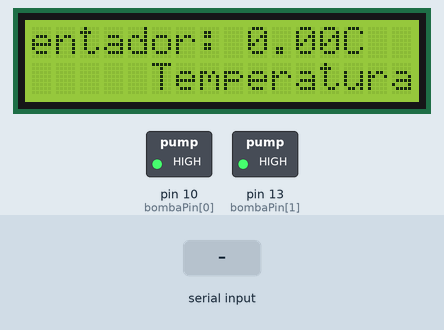
Recording of a sketch running on a simulated Arduino Uno, built with avr-gcc and run on an emulated ATmega328P. Shown: 16×2 character LCD, switched loads named in the sketch (green lamp = pin HIGH). The inputs (shaded band) are chosen by the test bench. What the sketch prints to the serial monitor is not drawn.

Above: at 2.1 s.
2.2 s: "90,45\n" received over Serial
At 4.2 s:
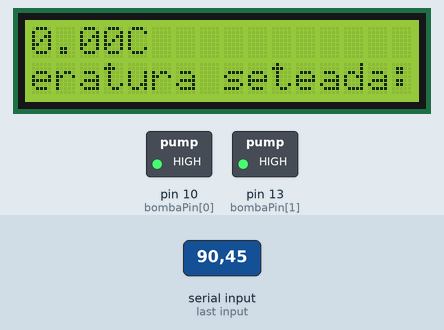
4.5 s: "s90\n" received over Serial
At 5.0 s:
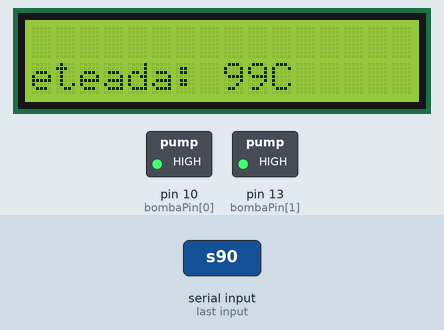
Timing chart, 0 to 7.5 s (numbered marks = the images above; inputs shaded):
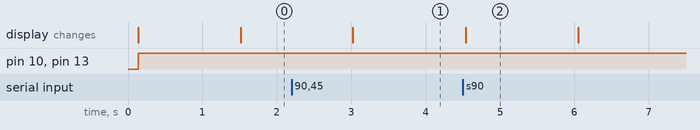

Measured:
- what the display in image 2 shows lasts 1.5 s, from 4.5 s to 6.0 s

The sketch:

barfuinoSensorAuto.ino
```cpp
#include <Arduino.h>
/*
ACERCA
Este control de cmdTemperatura para fue creado para controlar la fermentacion de la cerveza. El objetivo de este es que la cmdTemperatura que es tomada por los sensores dentro del fermentador (sensoresDeTemperaturax),
no supere la especificada via serial que es guardadda en fermNumx. El valor de cmdTemperatura para cada fermentador(fermNumx) es eviado mediante una app python via puerto serie y estos son controlados directamente por arduino,
ademas se agrego la posibilidad de consultar la cmdTemperatura de los sensores dentro de los fermentadores.


COMANDOS
Los comandos son recibidos por arduino via serial y hasta el momento puede realizar dos acciones como las antes descriptas.
Ejemplos.

Seteo de cmdTemperatura a 23 grados en fermentador 1:
s123 ("s" le dice a arduino que el comando es de seteo, "1" que es para fermNum1 y por ultimo "23" es la cmdTemperatura a fijar en este fermentador)

Temperatura actual en fermentador 1:
g1 ("g" hace un get de la cmdTemperatura a sensoresDeTemperatura1, el cual estaria dentro del fermentador 1)

*/
//Se importan las librerías
#include <OneWire.h>
#include <DallasTemperature.h>
#include <LiquidCrystal.h>

// Defino pines para LCD
LiquidCrystal lcd(12,11,5,4,3,2);

// Defino pin para sensores DS
#define ONE_WIRE_BUS 9
// Cantidad de sensores conectados
#define cantidadSensores 2
// Device Addresses are 8-element byte arrays
byte sensoresTemp [cantidadSensores][8];
// Declare variable to store number of One Wire devices that are actually discovered.
byte totalSensores;
// Defino Precision de lectura
#define TEMPERATURE_PRECISION 9
// Instacio OneWire para todos los dispositivos en el bus
OneWire OneWire(ONE_WIRE_BUS);
// Paso como referencia el bus a la lib Dallas
DallasTemperature sensors(&OneWire);

// Defino direcciones de acceso a sensores
//DeviceAddress sensor1 = { 0x28, 0xFF, 0x34, 0x71, 0x68, 0x14, 0x04, 0xC2 }; //Sensor1
//DeviceAddress sensor0 = { 0x28, 0xFF, 0xB5, 0x80, 0x63, 0x14, 0x03, 0x78 }; //sensor1
//DeviceAddress sensor0   = {0x28, 0xFF, 0x4A, 0xE4, 0x6D, 0x14, 0x04, 0x58}; //LEO

//////////////////////////////////////////////////////////////// VARIABLES GLOBALES//////////////////////////////////////////////////////////////////////////

//Variables de lectura para Temperatura de sensores 1 a 5
float temperatura[cantidadSensores]={};
//Variables para almacenar temperaturas fijadas para fermentadores 1 y 2
int temperaturaSeteada[6] = {99,99,99,99,99,99};

//Variables para consulta y seteo de temperaturas
int cmdFermentadorNumero = 0;
int cmdTemperatura = 0;

//Variables para almacenado de datos entrantes a serie
String inputString = "";         // Variable que almacena cada cadena entrante al puerto serie
char inputChar []= {};
boolean stringComplete = false;  // Define si se completó la cadena

//Defino pines para electro valvulas y bomba
int bombaPin [] = {10,13};

// TODO // Para uso con array dinamico parametrizando cantidad de bombas
#define bombasCantidad 2
//int* bombaPin = 0;

//Estados de pines de relees para electro valvulas y bomba
//int bombaEstado [] = {HIGH,HIGH};
int bombaEstado [bombasCantidad] = {HIGH,HIGH};

//Variables para control de encendido de bombas, espera tiempo minimo de espera para encendido(5 minutos)
long intervaloEncendidoBombas = 500000;
//long intervaloEncendidoBombas = 500;

///Almaceno timestamp de encendido anterior
long intervaloEncendidoPrevBomba_0 = 0;
long intervaloEncendidoPrevBomba_1 = 0;

//Intervalo minimo para tomar cmdTemperatura nuevamente(30 segundos)
long tempIntervaloSensado = 30000;
long tempIntervaloSensadoPrev = 0;

// Intervalo de espera para LCD
unsigned long intervaloLCDPrint = 1500;
unsigned long intervaloLCDPrintPrev = 0;
unsigned long intervaloLCDScrollPrev = 0;


void setup(void){
  Serial.begin(9600);
  Serial.setTimeout(2000);
  sensors.begin();
  // Buscar dispositivos 1-wire
  sensors.begin();
  // Guarda todas las mac de los sensores enallAddress array
  totalSensores = discoverOneWireDevices();
  for (byte i=0; i < totalSensores; i++){
    sensors.setResolution(sensoresTemp[i], 10);
  }
  // Inicializo LCD
  lcd.begin(16,2);

  // Inicializo sensores DS
  sensors.begin();

  //Defino pines a utilizar como salida para electro valvulas y bomba
  //for (int pin=10; pin > pin + bombasCantidad; pin++){
  //pinMode(bombaPin[pin],OUTPUT);
  //}
  pinMode(bombaPin[0],OUTPUT);
  pinMode(bombaPin[1],OUTPUT);
  Serial.println("Pines seteados en modo salida");

}

void loop(void){

/////////////////////////////////////////////////////////////////////////////// VARIABLES LOCALES DE LOOP()////////////////////////////////////////////////////////////////////////////
  // Realiza la lectura de temperatura de todos los sensores cada 2 mins y son guardadas en array temperatura
  sensarTemperatura();

  // TODO// Modifico array de caracteres entrantes dinamicamente y convierto string to char
  char inputChar[inputString.length()+1];
  inputString.toCharArray(inputChar,inputString.length()+1);

  // Llamo a la funcion de evento serie para verificar entrada de datos
  serialEvent();

  // Imprime comando entrante
  imprimirCmdIn();

  //Empiezo el control de cmdTemperatura segun temps comparando temperaturas en sensores 1 y 2 con las fijadas en fermNum1 y fermNum2
  controlarTemps();

  // Muestro datos por LCD
  escrituraLCD();

}

/////////////////////////////////////////////////////////////////////FUNCIONES///////////////////////////////////////////////////////////////////////
// Evento en serie (Lee cadena entrante a puerto serie y luego de un "\n" almacena el comando en inputString)
void serialEvent() {
  while (Serial.available()) {

    // Toma un nuevo byte
    char inChar = (char)Serial.read();

    // Si el caracter entrante es una nueva linea (\n) se setea el flag de cadena completa (StringComplete) en true sino agrega el char a inputString
    if (inChar == '\n') {
      stringComplete = true;
      // Quito el caracter de nueva linea (\n) de inputString
      inputString.trim();
    }
    else{
      // Agrego la cadena a inputString:
      inputString += inChar;
      delay(10);
    }
  }
}

// Parseo de comandos entrantes
void parsearComando(){
  char modo = inputString[0];
  char cmdFermentadorNumero = inputString[1] - '0';
  String tempStr = "";

  switch (modo) {
      case 's':
          tempStr += inputString[2];
          tempStr += inputString[3];
          cmdTemperatura = tempStr.toInt();
          //Serial.println("Modo seteo activado");
          setearTemperatura(cmdFermentadorNumero,cmdTemperatura);
        break;
      case 'g':
          //Serial.println("Modo consulta activado");
          cmdTemperatura=getTemp(cmdFermentadorNumero);
          Serial.println(cmdTemperatura);
        break;
      case 'f':
          Serial.println(getSetTemp(cmdFermentadorNumero));
        break;
      default:
        Serial.println("11");
  }
}

// Imprime caracteres entrantes
void imprimirChars(){
    // Imprimo los caracteres dentro del array
    for (int i=0;i < inputString.length();i++) {

        Serial.println(inputChar[i]);
    }
}

//Funcion para recuperar cmdTemperatura de fermentador en variable de ultima consulta
int getTemp (int numeroFermentador){
    float result;
    result = temperatura[numeroFermentador];

    return result;
}

int getSetTemp (int numeroFermentador){
    int result;
    result = temperaturaSeteada[numeroFermentador];

    return result;
}

//Funcion para seteo de cmdTemperatura en fermentador
int setearTemperatura (int numeroFermentador, int cmdTemperatura){
    temperaturaSeteada[numeroFermentador]=cmdTemperatura;

    Serial.print("Temperatura en fermentador ");
    Serial.print(numeroFermentador);
    Serial.print(" ");
    Serial.println(temperaturaSeteada[numeroFermentador]);
}

// Funcion para imprimir temperaturas
void imprimirTemperatura(DeviceAddress deviceAddress){
    float tempC = sensors.getTempC(deviceAddress);
    Serial.println(tempC);
}

long imprimirTemperaturaLcd(DeviceAddress deviceAddress){
  float tempC = sensors.getTempC(deviceAddress);

  return(tempC);
}

// Funcion para recuperar temperaturas sobre sensor
long recuperarTemperatura(DeviceAddress deviceAddress){
    float tempC = sensors.getTempC(deviceAddress);

    return tempC;
}

// Funcion para busqueda de dispositivos OneWire
byte discoverOneWireDevices() {
  byte j=0;
  //Busca sensores y agrega la mac al array
  while ((j < cantidadSensores) && (OneWire.search(sensoresTemp[j]))) {
    j++;
  }
  for (byte i=0; i < j; i++) {
    Serial.print("Sensor ");
    Serial.print(i);
    Serial.print(": ");
    // Imprime macs de sensores encontrados
    printAddress(sensoresTemp[i]);
  }
  Serial.print("\r\n");

  // Devuelve el total de dispositivos encontrados
  return j;
}

// Imprime direcciones de sensores descubiertos
void printAddress(DeviceAddress addr) {
  byte i;
  for( i=0; i < 8; i++) {                         // prefix the printout with 0x
      Serial.print("0x");
      if (addr[i] < 16) {
        Serial.print('0');                        // add a leading '0' if required.
      }
      Serial.print(addr[i], HEX);                 // print the actual value in HEX
      if (i < 7) {
        Serial.print(", ");
      }
    }
  Serial.print("\r\n");
}

//Imprime comando entrante
void imprimirCmdIn(){
  // Imprime la cadena cuando llega una nueva linea:
  if (stringComplete) {

    //Serial.println(inputString);

    // Parseo de comandos entrantes
    parsearComando();

    // Limpio la cadena para esperar nuevos datos entrantes
    memset(inputChar, 0, sizeof(inputChar));
    inputString = "";
    stringComplete = false;
  }
}

// Funcion para el control de temperatura
void controlarTemps(){
  long intervaloEncendidoActual = millis();

  //Cuando la cmdTemperatura del fermentador supere la seteada en temperaturaSeteada[x] durante el intervalo seteado en (intervaloEncendidoBombas) se activa las bomba
  if (temperatura[0]> temperaturaSeteada[0] && intervaloEncendidoActual - intervaloEncendidoPrevBomba_0 > intervaloEncendidoBombas){
    bombaEstado[0]=LOW;
    //bombaEstado[0]=HIGH;
    intervaloEncendidoPrevBomba_0 = millis();
    //Serial.println("Bomba activada en fermentador 0");

  }
  else if (temperatura[0]<= temperaturaSeteada[0]){
    bombaEstado[0]=HIGH;
    //bombaEstado[0]=LOW;
    //Serial.println("Bomba activada en fermentador 0");

  }

/*
  // DesCOMENTAR PARA USO DE ELECTROVALVULAS
  if (temperatura[2]> temperaturaSeteada[1] && intervaloEncendidoActual - intervaloEncendidoPrevBomba_1 > intervaloEncendidoBombas){
    intervaloEncendidoPrevBomba_1 = millis();
    bombaEstado[0]=LOW;

  }
  else if (temperatura[2]<= temperaturaSeteada[1]){
    bombaEstado[0]=HIGH;
  }
*/
  //Enciendo y apago valvulas segun las condiciones anteriores
  digitalWrite(bombaPin[0],bombaEstado[0]);
  digitalWrite(bombaPin[1],bombaEstado[0]);
}

void escrituraLCD(){
  unsigned long intervaloLCDPrintActual = millis();

  if (intervaloLCDPrintActual - intervaloLCDPrintPrev > intervaloLCDPrint){
    lcd.setCursor(5,0);
    lcd.print("Fermentador: ");
    lcd.print(temperatura[0]);
    lcd.print("C");

    lcd.setCursor(14,3);
    lcd.print("Temperatura seteada: ");
    lcd.print(temperaturaSeteada[0]);
    lcd.print("C");
    intervaloLCDPrintPrev = millis();

    }

  unsigned long intervaloLCDScrollActual = millis();
  if (intervaloLCDScrollActual - intervaloLCDScrollPrev > intervaloLCDPrint){
    for (int scrollCounter = 0; scrollCounter < 31; scrollCounter++){
      lcd.scrollDisplayRight();
      intervaloLCDScrollPrev = millis();
    }
  }
}

// Sensado de temperatura
void sensarTemperatura(){
  //Guardo tiempo actual
  unsigned long intervaloTomaTempActual = millis();

  //Tomo temperaturas cada 2 minutos
  if (intervaloTomaTempActual - tempIntervaloSensadoPrev > tempIntervaloSensado){
  //Recupero cmdTemperatura de sensor DS, convierto la temperatura de Farenheit a Celcius y paso valor a sensor 1
    sensors.requestTemperatures();
    for (int i = 0; i < cantidadSensores; ++i){
      temperatura[i] = recuperarTemperatura(sensoresTemp[i]);
    }
  }
}
```
